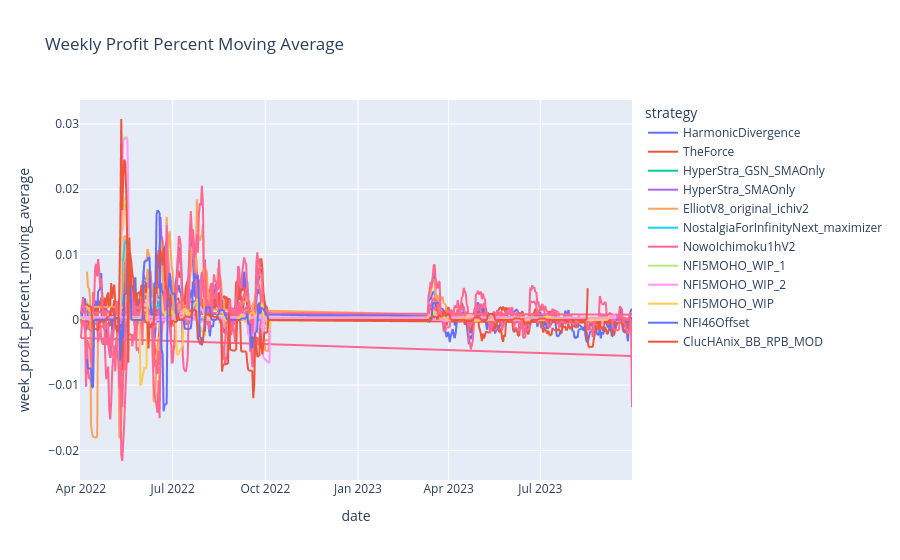

Notebook code for this chart:
### Code cell
# Selects only strategies with final balance > config['starting_balance']
strategies_filter = summary_df[summary_df.groupby(['strategy'])['balance'].transform('last') > config['starting_balance']].strategy.unique()
strategies_filter = strategies
# Filters strategy
summary_filtered_df = summary_df.loc[summary_df['strategy'].isin(strategies_filter)]

# Plots Average profit perfent and its variance as continuous error lines per week for each strategy
fig = px.line(summary_filtered_df, x='date', y='week_profit_percent_moving_average', color='strategy', title='Weekly Profit Percent Moving Average')
# Draws horizontal line at 0
fig.add_shape(type='line', 
              x0=summary_filtered_df['date'].min(), y0=0,
              x1=summary_filtered_df['date'].min(), y1=0,
              line=dict(color='black', width=2))
fig.show()

### Figure 1 — Plotly figure (JSON) as saved in the notebook; plotly's stock layout.template omitted (floating-point values rounded to 4 significant figures; data arrays with more than 128 entries replaced by an {"elided": "..."} marker saying what was removed)
{"data": [{"hovertemplate": "strategy=HarmonicDivergence<br>date=%{x}<br>week_profit_percent_moving_average=%{y}<extra></extra>", "legendgroup": "HarmonicDivergence", "line": {"color": "#636efa", "dash": "solid"}, "marker": {"symbol": "circle"}, "mode": "lines", "name": "HarmonicDivergence", "showlegend": true, "type": "scattergl", "x": {"elided": "1639 str values"}, "xaxis": "x", "y": {"elided": "1639 float values"}, "yaxis": "y"}, {"hovertemplate": "strategy=TheForce<br>date=%{x}<br>week_profit_percent_moving_average=%{y}<extra></extra>", "legendgroup": "TheForce", "line": {"color": "#EF553B", "dash": "solid"}, "marker": {"symbol": "circle"}, "mode": "lines", "name": "TheForce", "showlegend": true, "type": "scattergl", "x": {"elided": "1094 str values"}, "xaxis": "x", "y": {"elided": "1094 float values"}, "yaxis": "y"}, {"hovertemplate": "strategy=HyperStra_GSN_SMAOnly<br>date=%{x}<br>week_profit_percent_moving_average=%{y}<extra></extra>", "legendgroup": "HyperStra_GSN_SMAOnly", "line": {"color": "#00cc96", "dash": "solid"}, "marker": {"symbol": "circle"}, "mode": "lines", "name": "HyperStra_GSN_SMAOnly", "showlegend": true, "type": "scattergl", "x": ["2022-05-12", "2022-05-13", "2022-05-14", "2022-05-15", "2022-05-16", "2022-05-17", "2022-05-18", "2022-05-19", "2022-05-20", "2022-05-21", "2022-05-22", "2022-05-23", "2022-05-24", "2022-05-25", "2022-05-26", "2022-05-27", "2022-05-28", "2022-05-29", "2022-05-30", "2022-05-31", "2022-06-01", "2022-06-02", "2022-06-03", "2022-06-04", "2022-06-05", "2022-06-06", "2022-06-07", "2022-06-08", "2022-06-09", "2022-06-10", "2022-06-11", "2022-06-12", "2022-06-13", "2022-06-14", "2022-06-15", "2022-06-16", "2022-06-17", "2022-06-18", "2022-06-19", "2022-06-20", "2022-06-21", "2022-06-22", "2022-06-23", "2022-06-24", "2022-06-25", "2022-06-26", "2022-06-27", "2022-06-28", "2022-06-29", "2022-06-30", "2022-07-01", "2022-07-02", "2022-07-03", "2022-07-04", "2022-07-05", "2022-07-06", "2022-07-07", "2022-07-08", "2022-07-09", "2022-07-10", "2022-07-11", "2022-07-12", "2022-07-13", "2022-07-14"], "xaxis": "x", "y": [NaN, NaN, NaN, NaN, NaN, NaN, 0.006011, 0.00423, 0.0, 0.0, 0.0, 0.0, 0.0, 0.0, 0.0, 0.0, 0.0, 0.0, 0.0, 0.0, 0.0, 0.0, 0.0, 0.0, 0.0, 0.0, 0.0, 0.0, 0.0, 0.0, 0.0, 0.0, 0.004698, 0.005887, 0.008652, 0.008652, 0.008652, 0.01146, 0.01575, 0.011, 0.009807, 0.007039, 0.007039, 0.007039, 0.004239, 0.0, 0.0, 0.0, 0.0, 0.0, 0.0, 0.0, 0.0, 0.0, 0.0, 0.0, 0.0, 0.0, 0.0, 0.0, 0.0, 0.0, 0.0005675, 0.001733], "yaxis": "y"}, {"hovertemplate": "strategy=HyperStra_SMAOnly<br>date=%{x}<br>week_profit_percent_moving_average=%{y}<extra></extra>", "legendgroup": "HyperStra_SMAOnly", "line": {"color": "#ab63fa", "dash": "solid"}, "marker": {"symbol": "circle"}, "mode": "lines", "name": "HyperStra_SMAOnly", "showlegend": true, "type": "scattergl", "x": ["2022-05-12", "2022-05-13", "2022-05-14", "2022-05-15", "2022-05-16", "2022-05-17", "2022-05-18", "2022-05-19", "2022-05-20", "2022-05-21", "2022-05-22", "2022-05-23", "2022-05-24", "2022-05-25", "2022-05-26", "2022-05-27", "2022-05-28", "2022-05-29", "2022-05-30", "2022-05-31", "2022-06-01", "2022-06-02", "2022-06-03", "2022-06-04", "2022-06-05", "2022-06-06", "2022-06-07", "2022-06-08", "2022-06-09", "2022-06-10", "2022-06-11", "2022-06-12", "2022-06-13", "2022-06-14", "2022-06-15", "2022-06-16", "2022-06-17", "2022-06-18", "2022-06-19", "2022-06-20", "2022-06-21", "2022-06-22", "2022-06-23", "2022-06-24", "2022-06-25", "2022-06-26", "2022-06-27", "2022-06-28", "2022-06-29", "2022-06-30", "2022-07-01", "2022-07-02", "2022-07-03", "2022-07-04", "2022-07-05", "2022-07-06", "2022-07-07", "2022-07-08", "2022-07-09", "2022-07-10", "2022-07-11", "2022-07-12", "2022-07-13", "2022-07-14"], "xaxis": "x", "y": [NaN, NaN, NaN, NaN, NaN, NaN, 0.006011, 0.00423, 0.0, 0.0, 0.0, 0.0, 0.0, 0.0, 0.0, 0.0, 0.0, 0.0, 0.0, 0.0, 0.0, 0.0, 0.0, 0.0, 0.0, 0.0, 0.0, 0.0, 0.0, 0.0, 0.0, 0.0, 0.004698, 0.005887, 0.008652, 0.008652, 0.008652, 0.01146, 0.01575, 0.011, 0.009807, 0.007039, 0.007039, 0.007039, 0.004239, 0.0, 0.0, 0.0, 0.0, 0.0, 0.0, 0.0, 0.0, 0.0, 0.0, 0.0, 0.0, 0.0, 0.0, 0.0, 0.0, 0.0, 0.0005675, 0.001733], "yaxis": "y"}, {"hovertemplate": "strategy=ElliotV8_original_ichiv2<br>date=%{x}<br>week_profit_percent_moving_average=%{y}<extra></extra>", "legendgroup": "ElliotV8_original_ichiv2", "line": {"color": "#FFA15A", "dash": "solid"}, "marker": {"symbol": "circle"}, "mode": "lines", "name": "ElliotV8_original_ichiv2", "showlegend": true, "type": "scattergl", "x": {"elided": "771 str values"}, "xaxis": "x", "y": {"elided": "771 float values"}, "yaxis": "y"}, {"hovertemplate": "strategy=NostalgiaForInfinityNext_maximizer<br>date=%{x}<br>week_profit_percent_moving_average=%{y}<extra></extra>", "legendgroup": "NostalgiaForInfinityNext_maximizer", "line": {"color": "#19d3f3", "dash": "solid"}, "marker": {"symbol": "circle"}, "mode": "lines", "name": "NostalgiaForInfinityNext_maximizer", "showlegend": true, "type": "scattergl", "x": {"elided": "347 str values"}, "xaxis": "x", "y": {"elided": "347 float values"}, "yaxis": "y"}, {"hovertemplate": "strategy=NowoIchimoku1hV2<br>date=%{x}<br>week_profit_percent_moving_average=%{y}<extra></extra>", "legendgroup": "NowoIchimoku1hV2", "line": {"color": "#FF6692", "dash": "solid"}, "marker": {"symbol": "circle"}, "mode": "lines", "name": "NowoIchimoku1hV2", "showlegend": true, "type": "scattergl", "x": {"elided": "1644 str values"}, "xaxis": "x", "y": {"elided": "1644 float values"}, "yaxis": "y"}, {"hovertemplate": "strategy=NFI5MOHO_WIP_1<br>date=%{x}<br>week_profit_percent_moving_average=%{y}<extra></extra>", "legendgroup": "NFI5MOHO_WIP_1", "line": {"color": "#B6E880", "dash": "solid"}, "marker": {"symbol": "circle"}, "mode": "lines", "name": "NFI5MOHO_WIP_1", "showlegend": true, "type": "scattergl", "x": {"elided": "1049 str values"}, "xaxis": "x", "y": {"elided": "1049 float values"}, "yaxis": "y"}, {"hovertemplate": "strategy=NFI5MOHO_WIP_2<br>date=%{x}<br>week_profit_percent_moving_average=%{y}<extra></extra>", "legendgroup": "NFI5MOHO_WIP_2", "line": {"color": "#FF97FF", "dash": "solid"}, "marker": {"symbol": "circle"}, "mode": "lines", "name": "NFI5MOHO_WIP_2", "showlegend": true, "type": "scattergl", "x": {"elided": "1051 str values"}, "xaxis": "x", "y": {"elided": "1051 float values"}, "yaxis": "y"}, {"hovertemplate": "strategy=NFI5MOHO_WIP<br>date=%{x}<br>week_profit_percent_moving_average=%{y}<extra></extra>", "legendgroup": "NFI5MOHO_WIP", "line": {"color": "#FECB52", "dash": "solid"}, "marker": {"symbol": "circle"}, "mode": "lines", "name": "NFI5MOHO_WIP", "showlegend": true, "type": "scattergl", "x": {"elided": "525 str values"}, "xaxis": "x", "y": {"elided": "525 float values"}, "yaxis": "y"}, {"hovertemplate": "strategy=NFI46Offset<br>date=%{x}<br>week_profit_percent_moving_average=%{y}<extra></extra>", "legendgroup": "NFI46Offset", "line": {"color": "#636efa", "dash": "solid"}, "marker": {"symbol": "circle"}, "mode": "lines", "name": "NFI46Offset", "showlegend": true, "type": "scattergl", "x": {"elided": "356 str values"}, "xaxis": "x", "y": {"elided": "356 float values"}, "yaxis": "y"}, {"hovertemplate": "strategy=ClucHAnix_BB_RPB_MOD<br>date=%{x}<br>week_profit_percent_moving_average=%{y}<extra></extra>", "legendgroup": "ClucHAnix_BB_RPB_MOD", "line": {"color": "#EF553B", "dash": "solid"}, "marker": {"symbol": "circle"}, "mode": "lines", "name": "ClucHAnix_BB_RPB_MOD", "showlegend": true, "type": "scattergl", "x": {"elided": "504 str values"}, "xaxis": "x", "y": {"elided": "504 float values"}, "yaxis": "y"}], "layout": {"legend": {"title": {"text": "strategy"}, "tracegroupgap": 0}, "shapes": [{"line": {"color": "black", "width": 2}, "type": "line", "x0": "2022-04-01", "x1": "2022-04-01", "y0": 0, "y1": 0}], "title": {"text": "Weekly Profit Percent Moving Average"}, "xaxis": {"anchor": "y", "domain": [0, 1], "title": {"text": "date"}}, "yaxis": {"anchor": "x", "domain": [0, 1], "title": {"text": "week_profit_percent_moving_average"}}}}
